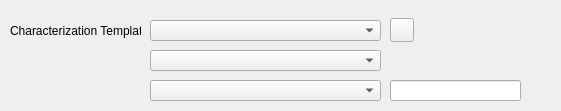
   <widget class="QWidget" name="pageReportCharWizard">
    <widget class="QComboBox" name="comboCharWizardTemplate">
     <property name="geometry">
      <rect>
       <x>150</x>
       <y>20</y>
       <width>231</width>
       <height>21</height>
      </rect>
     </property>
     <property name="toolTip">
      <string>Generate advanced reports</string>
     </property>
    </widget>
    <widget class="QLabel" name="labelCharWizardTemplate">
     <property name="geometry">
      <rect>
       <x>10</x>
       <y>20</y>
       <width>131</width>
       <height>21</height>
      </rect>
     </property>
     <property name="text">
      <string>Characterization Template:</string>
     </property>
    </widget>
    <widget class="QComboBox" name="comboCharWizardViewport">
     <property name="geometry">
      <rect>
       <x>150</x>
       <y>50</y>
       <width>231</width>
       <height>21</height>
      </rect>
     </property>
     <property name="toolTip">
      <string>Generate advanced reports</string>
     </property>
    </widget>
    <widget class="QComboBox" name="comboCharWizardTest">
     <property name="geometry">
      <rect>
       <x>150</x>
       <y>80</y>
       <width>231</width>
       <height>21</height>
      </rect>
     </property>
     <property name="toolTip">
      <string>Generate advanced reports</string>
     </property>
    </widget>
    <widget class="QLineEdit" name="lineEditCharWizardTest">
     <property name="geometry">
      <rect>
       <x>390</x>
       <y>80</y>
       <width>131</width>
       <height>21</height>
      </rect>
     </property>
    </widget>
    <widget class="QToolButton" name="PickTestCharWizard">
     <property name="geometry">
      <rect>
       <x>530</x>
       <y>80</y>
       <width>22</width>
       <height>22</height>
      </rect>
     </property>
     <property name="palette">
      <palette>
       <active>
        <colorrole role="WindowText">
         <brush brushstyle="SolidPattern">
          <color alpha="255">
           <red>0</red>
           <green>64</green>
           <blue>128</blue>
          </color>
         </brush>
        </colorrole>
        <colorrole role="Button">
         <brush brushstyle="SolidPattern">
          <color alpha="255">
           <red>255</red>
           <green>255</green>
           <blue>204</blue>
          </color>
         </brush>
        </colorrole>
        <colorrole role="Light">
         <brush brushstyle="SolidPattern">
          <color alpha="255">
           <red>255</red>
           <green>255</green>
           <blue>255</blue>
          </color>
         </brush>
        </colorrole>
        <colorrole role="Midlight">
         <brush brushstyle="SolidPattern">
          <color alpha="255">
           <red>237</red>
           <green>228</green>
           <blue>219</blue>
          </color>
         </brush>
        </colorrole>
        <colorrole role="Dark">
         <brush brushstyle="SolidPattern">
          <color alpha="255">
           <red>128</red>
           <green>128</green>
           <blue>128</blue>
          </color>
         </brush>
        </colorrole>
        <colorrole role="Mid">
         <brush brushstyle="SolidPattern">
          <color alpha="255">
           <red>144</red>
           <green>139</green>
           <blue>133</blue>
          </color>
         </brush>
        </colorrole>
        <colorrole role="Text">
         <brush brushstyle="SolidPattern">
          <color alpha="255">
           <red>0</red>
           <green>0</green>
           <blue>0</blue>
          </color>
         </brush>
        </colorrole>
        <colorrole role="BrightText">
         <brush brushstyle="SolidPattern">
          <color alpha="255">
           <red>255</red>
           <green>255</green>
           <blue>255</blue>
          </color>
         </brush>
        </colorrole>
        <colorrole role="ButtonText">
         <brush brushstyle="SolidPattern">
          <color alpha="255">
           <red>0</red>
           <green>0</green>
           <blue>0</blue>
          </color>
         </brush>
        </colorrole>
        <colorrole role="Base">
         <brush brushstyle="SolidPattern">
          <color alpha="255">
           <red>255</red>
           <green>255</green>
           <blue>255</blue>
          </color>
         </brush>
        </colorrole>
        <colorrole role="Window">
         <brush brushstyle="SolidPattern">
          <color alpha="255">
           <red>255</red>
           <green>255</green>
           <blue>204</blue>
          </color>
         </brush>
        </colorrole>
        <colorrole role="Shadow">
         <brush brushstyle="SolidPattern">
          <color alpha="255">
           <red>64</red>
           <green>64</green>
           <blue>64</blue>
          </color>
         </brush>
        </colorrole>
        <colorrole role="Highlight">
         <brush brushstyle="SolidPattern">
          <color alpha="255">
           <red>0</red>
           <green>36</green>
           <blue>104</blue>
          </color>
         </brush>
        </colorrole>
        <colorrole role="HighlightedText">
         <brush brushstyle="SolidPattern">
          <color alpha="255">
           <red>255</red>
           <green>255</green>
           <blue>255</blue>
          </color>
         </brush>
        </colorrole>
        <colorrole role="Link">
         <brush brushstyle="SolidPattern">
          <color alpha="255">
           <red>0</red>
           <green>0</green>
           <blue>255</blue>
          </color>
         </brush>
        </colorrole>
        <colorrole role="LinkVisited">
         <brush brushstyle="SolidPattern">
          <color alpha="255">
           <red>255</red>
           <green>0</green>
           <blue>255</blue>
          </color>
         </brush>
        </colorrole>
       </active>
       <inactive>
        <colorrole role="WindowText">
         <brush brushstyle="SolidPattern">
          <color alpha="255">
           <red>0</red>
           <green>64</green>
           <blue>128</blue>
          </color>
         </brush>
        </colorrole>
        <colorrole role="Button">
         <brush brushstyle="SolidPattern">
          <color alpha="255">
           <red>255</red>
           <green>255</green>
           <blue>204</blue>
          </color>
         </brush>
        </colorrole>
        <colorrole role="Light">
         <brush brushstyle="SolidPattern">
          <color alpha="255">
           <red>255</red>
           <green>255</green>
           <blue>255</blue>
          </color>
         </brush>
        </colorrole>
        <colorrole role="Midlight">
         <brush brushstyle="SolidPattern">
          <color alpha="255">
           <red>237</red>
           <green>228</green>
           <blue>219</blue>
          </color>
         </brush>
        </colorrole>
        <colorrole role="Dark">
         <brush brushstyle="SolidPattern">
          <color alpha="255">
           <red>128</red>
           <green>128</green>
           <blue>128</blue>
          </color>
         </brush>
        </colorrole>
        <colorrole role="Mid">
         <brush brushstyle="SolidPattern">
          <color alpha="255">
           <red>144</red>
           <green>139</green>
           <blue>133</blue>
          </color>
         </brush>
        </colorrole>
        <colorrole role="Text">
         <brush brushstyle="SolidPattern">
          <color alpha="255">
           <red>0</red>
           <green>0</green>
           <blue>0</blue>
          </color>
         </brush>
        </colorrole>
        <colorrole role="BrightText">
         <brush brushstyle="SolidPattern">
          <color alpha="255">
           <red>255</red>
           <green>255</green>
           <blue>255</blue>
          </color>
         </brush>
        </colorrole>
        <colorrole role="ButtonText">
         <brush brushstyle="SolidPattern">
          <color alpha="255">
           <red>0</red>
           <green>0</green>
           <blue>0</blue>
          </color>
         </brush>
        </colorrole>
        <colorrole role="Base">
         <brush brushstyle="SolidPattern">
          <color alpha="255">
           <red>255</red>
           <green>255</green>
           <blue>255</blue>
          </color>
         </brush>
        </colorrole>
        <colorrole role="Window">
         <brush brushstyle="SolidPattern">
          <color alpha="255">
           <red>255</red>
           <green>255</green>
           <blue>204</blue>
          </color>
         </brush>
        </colorrole>
        <colorrole role="Shadow">
         <brush brushstyle="SolidPattern">
          <color alpha="255">
           <red>64</red>
           <green>64</green>
           <blue>64</blue>
          </color>
         </brush>
        </colorrole>
        <colorrole role="Highlight">
         <brush brushstyle="SolidPattern">
          <color alpha="255">
           <red>216</red>
           <green>208</green>
           <blue>200</blue>
          </color>
         </brush>
        </colorrole>
        <colorrole role="HighlightedText">
         <brush brushstyle="SolidPattern">
          <color alpha="255">
           <red>0</red>
           <green>0</green>
           <blue>0</blue>
          </color>
         </brush>
        </colorrole>
        <colorrole role="Link">
         <brush brushstyle="SolidPattern">
          <color alpha="255">
           <red>0</red>
           <green>0</green>
           <blue>255</blue>
          </color>
         </brush>
        </colorrole>
        <colorrole role="LinkVisited">
         <brush brushstyle="SolidPattern">
          <color alpha="255">
           <red>255</red>
           <green>0</green>
           <blue>255</blue>
          </color>
         </brush>
        </colorrole>
       </inactive>
       <disabled>
        <colorrole role="WindowText">
         <brush brushstyle="SolidPattern">
          <color alpha="255">
           <red>0</red>
           <green>64</green>
           <blue>128</blue>
          </color>
         </brush>
        </colorrole>
        <colorrole role="Button">
         <brush brushstyle="SolidPattern">
          <color alpha="255">
           <red>255</red>
           <green>255</green>
           <blue>204</blue>
          </color>
         </brush>
        </colorrole>
        <colorrole role="Light">
         <brush brushstyle="SolidPattern">
          <color alpha="255">
           <red>255</red>
           <green>255</green>
           <blue>255</blue>
          </color>
         </brush>
        </colorrole>
        <colorrole role="Midlight">
         <brush brushstyle="SolidPattern">
          <color alpha="255">
           <red>235</red>
           <green>231</green>
           <blue>227</blue>
          </color>
         </brush>
        </colorrole>
        <colorrole role="Dark">
         <brush brushstyle="SolidPattern">
          <color alpha="255">
           <red>128</red>
           <green>128</green>
           <blue>128</blue>
          </color>
         </brush>
        </colorrole>
        <colorrole role="Mid">
         <brush brushstyle="SolidPattern">
          <color alpha="255">
           <red>144</red>
           <green>139</green>
           <blue>133</blue>
          </color>
         </brush>
        </colorrole>
        <colorrole role="Text">
         <brush brushstyle="SolidPattern">
          <color alpha="255">
           <red>108</red>
           <green>104</green>
           <blue>100</blue>
          </color>
         </brush>
        </colorrole>
        <colorrole role="BrightText">
         <brush brushstyle="SolidPattern">
          <color alpha="255">
           <red>255</red>
           <green>255</green>
           <blue>255</blue>
          </color>
         </brush>
        </colorrole>
        <colorrole role="ButtonText">
         <brush brushstyle="SolidPattern">
          <color alpha="255">
           <red>108</red>
           <green>104</green>
           <blue>100</blue>
          </color>
         </brush>
        </colorrole>
        <colorrole role="Base">
         <brush brushstyle="SolidPattern">
          <color alpha="255">
           <red>255</red>
           <green>255</green>
           <blue>255</blue>
          </color>
         </brush>
        </colorrole>
        <colorrole role="Window">
         <brush brushstyle="SolidPattern">
          <color alpha="255">
           <red>255</red>
           <green>255</green>
           <blue>204</blue>
          </color>
         </brush>
        </colorrole>
        <colorrole role="Shadow">
         <brush brushstyle="SolidPattern">
          <color alpha="255">
           <red>0</red>
           <green>0</green>
           <blue>0</blue>
          </color>
         </brush>
        </colorrole>
        <colorrole role="Highlight">
         <brush brushstyle="SolidPattern">
          <color alpha="255">
           <red>0</red>
           <green>36</green>
           <blue>104</blue>
          </color>
         </brush>
        </colorrole>
        <colorrole role="HighlightedText">
         <brush brushstyle="SolidPattern">
          <color alpha="255">
           <red>255</red>
           <green>255</green>
           <blue>255</blue>
          </color>
         </brush>
        </colorrole>
        <colorrole role="Link">
         <brush brushstyle="SolidPattern">
          <color alpha="255">
           <red>0</red>
           <green>0</green>
           <blue>255</blue>
          </color>
         </brush>
        </colorrole>
        <colorrole role="LinkVisited">
         <brush brushstyle="SolidPattern">
          <color alpha="255">
           <red>255</red>
           <green>0</green>
           <blue>255</blue>
          </color>
         </brush>
        </colorrole>
       </disabled>
      </palette>
     </property>
     <property name="toolTip">
      <string>Pick tests from list</string>
     </property>
     <property name="text">
      <string/>
     </property>
     <property name="icon">
      <iconset resource="gex.qrc">
       <normaloff>:/gex/icons/combo.png</normaloff>:/gex/icons/combo.png</iconset>
     </property>
     <property name="iconSize">
      <size>
       <width>32</width>
       <height>32</height>
      </size>
     </property>
     <property name="autoRaise">
      <bool>true</bool>
     </property>
    </widget>
    <widget class="QToolButton" name="toolButtonCharSettings">
     <property name="geometry">
      <rect>
       <x>390</x>
       <y>18</y>
       <width>24</width>
       <height>24</height>
      </rect>
     </property>
     <property name="text">
      <string/>
     </property>
     <property name="icon">
      <iconset resource="gex.qrc">
       <normaloff>:/gex/icons/box-config-icon-24.png</normaloff>:/gex/icons/box-config-icon-24.png</iconset>
     </property>
     <property name="iconSize">
      <size>
       <width>24</width>
       <height>24</height>
      </size>
     </property>
    </widget>
   </widget>
